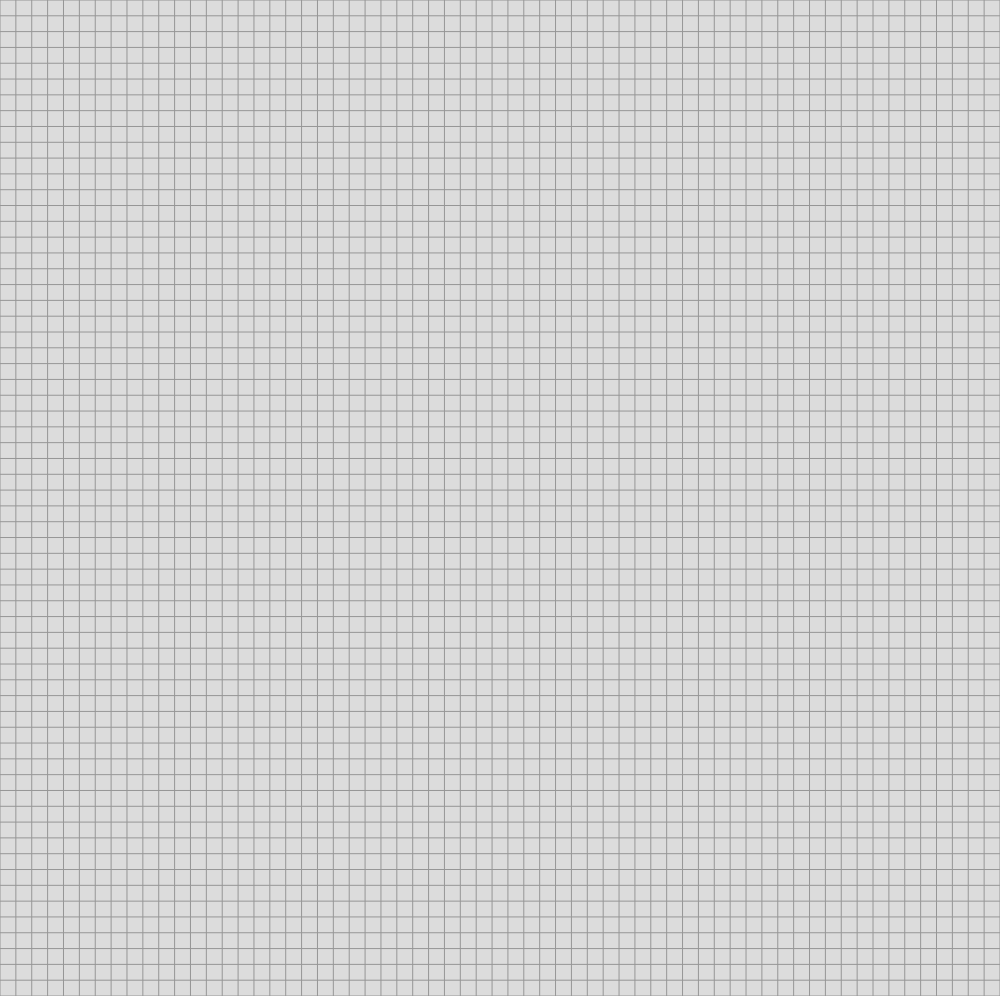
Frame 1 (no input)
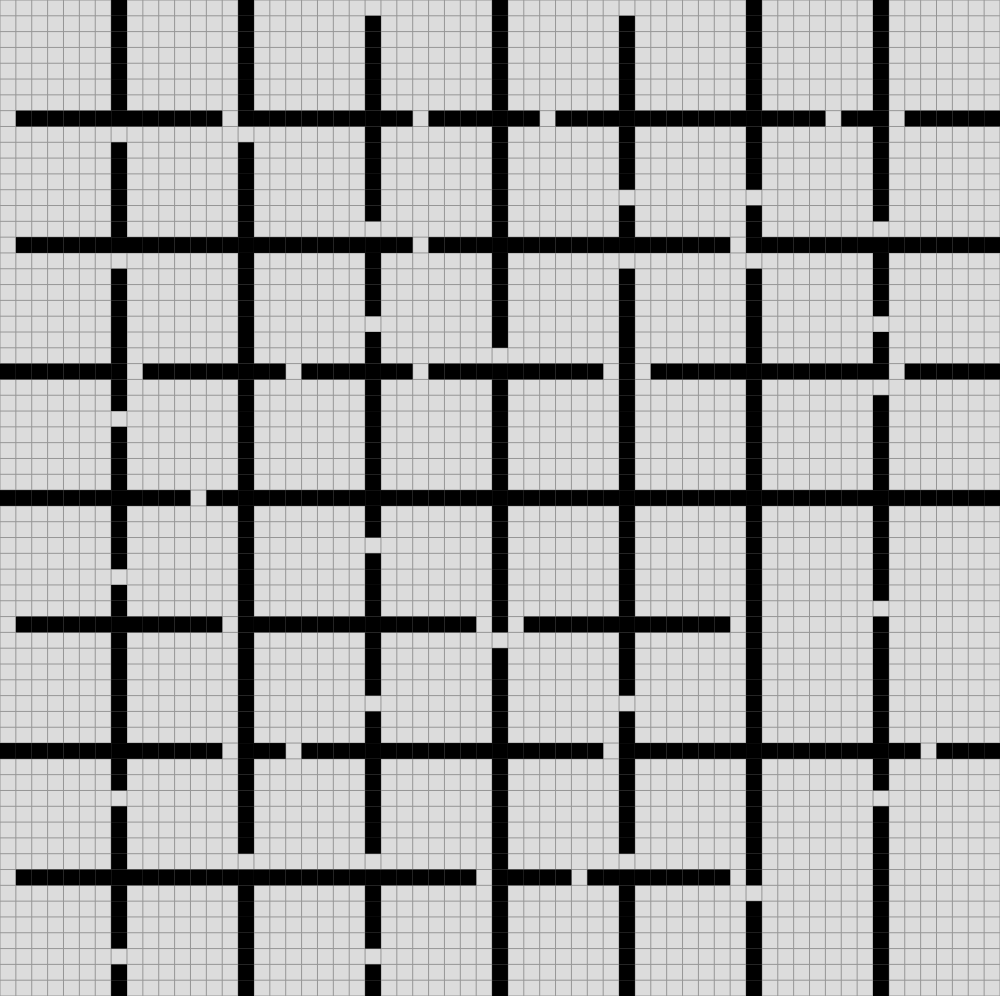
Frame 60 (no input)
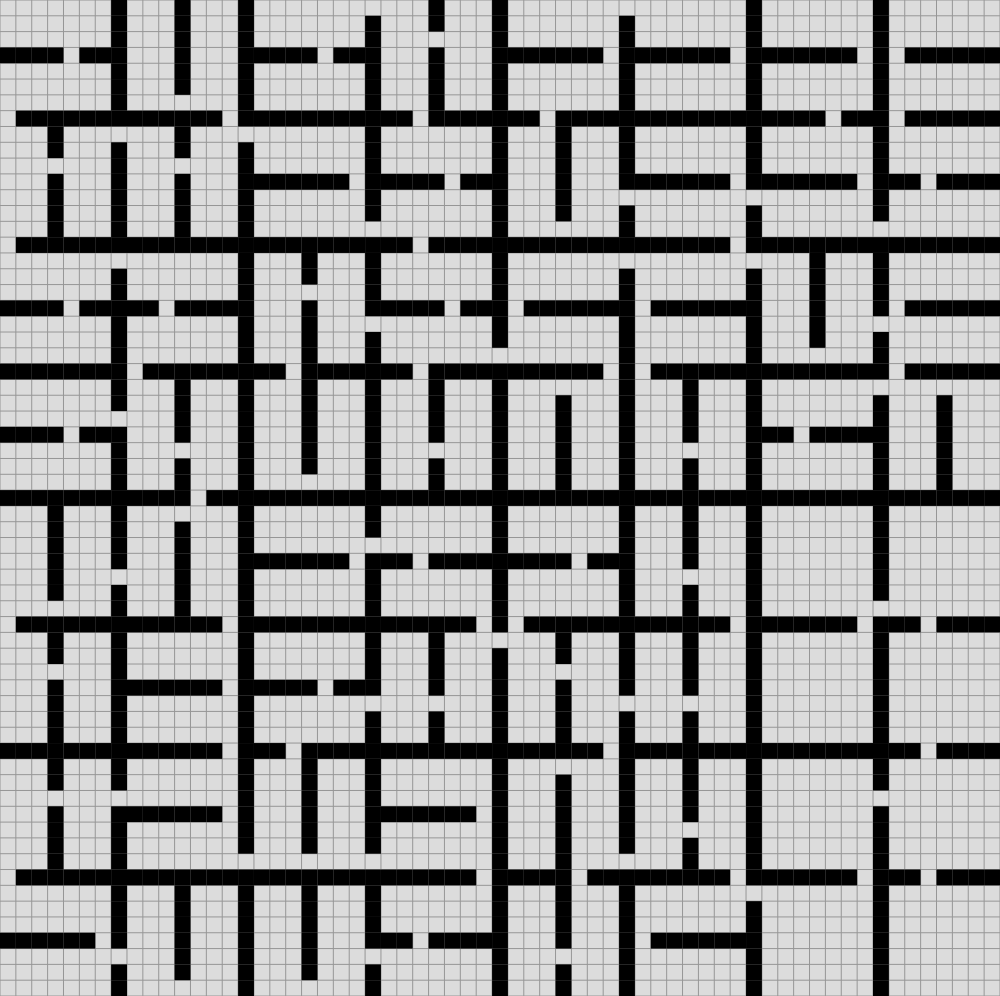
Frame 120 (the mouse pressed at the canvas centre since frame 60)

The p5.js sketch that drew these frames (run headless with seeded random() and noise() and a simulated clock; from frame 60 on, the mouse is pressed at the canvas centre):

// p5.js sketch
// ── sketch.js
let b;
let i = 0;
const gridPower = 6;
function setup() {
  createCanvas(min(windowWidth, windowHeight), min(windowWidth, windowHeight) - 4);
  // background(220);
  noStroke();
  fill(255);
  b = new GameBoard(gridPower);
}
function windowResized() {
  resizeCanvas(min(windowWidth, windowHeight), min(windowWidth, windowHeight) - 4);
  // background(220);
  draw();
}
function draw() {
  background(220);
  b.Draw();
  b.Subdivide();
}
// function mouseClicked() {
//   b.Update();
// }
function clamp(num, min, max) {
  return num <= min ? min : num >= max ? max : num;
}
function average(arr) {
  return arr.reduce((a, b) => a + b, 0) / arr.length
}
// ── gameBoard.js
class SubBoard {
    constructor(x, y, w, h, across = true, z = 0) {
        this.x = x;
        this.y = y;
        this.w = w;
        this.h = h;
        this.z = z;
        this.across = across;
    }
}
class GameBoard {
    constructor(mag) {
        this.size = pow(2, mag) - 1;
        // this.size = mag;
        this.arr = Array.from(Array(this.size), () => new Array(this.size).fill(true));
        this.queue = [];
        const largestSquareTile = pow(2, floor(Math.log2(this.size + 1)));
        print(largestSquareTile);
        for (let x = 0; x < largestSquareTile-1; x++) {
            for (let y = 0; y < largestSquareTile-1; y++) {
                this.arr[x][y]=false;
            }
        }
        this.queue.push(new SubBoard(0, 0, largestSquareTile, largestSquareTile, random() > .5, 0));
    }
    FillMaze() {
        while (this.Subdivide()) { }
    }
    Subdivide() {
        if (this.queue.length > 0) {
            const q = this.queue.shift();
            const x = q.x;
            const y = q.y;
            const w = q.w;
            const h = q.h;
            const across = q.across;
            const z = q.z;
            this.Bisect(x, y, w, h, across);
            if (w * h <= 16) {
                // pass //
                // you can't divide a 4 by 2 tile smaller and produce a divider //
                // you've already divided the 4 by 4 to two 4 x 2
                // 
            }
            else if (w > h) {
                this.queue.push(new SubBoard(x, y, w / 2, h, random() > .5, z + 1));
                this.queue.push(new SubBoard(x + w / 2, y, w / 2, h, random() > .5, z + 1));
            }
            else if (w < h) {
                this.queue.push(new SubBoard(x, y, w, h / 2, random() > .5, z + 1));
                this.queue.push(new SubBoard(x, y + h / 2, w, h / 2, random() > .5, z + 1));
            }
            else if (w == h) {
                if (!across) {
                    this.queue.push(new SubBoard(x, y, w / 2, h, true, z + 1));
                    this.queue.push(new SubBoard(x + w / 2, y, w / 2, h, true, z + 1));
                }
                else {
                    this.queue.push(new SubBoard(x, y, w, h / 2, false));
                    this.queue.push(new SubBoard(x, y + h / 2, w, h / 2, false, z + 1));
                }
            }
            return true;
        }
        else {
            return false;
        }
    }
    Bisect(x, y, w, h, across = w < h) {
        const rand = random();
        if (across) {
            const leaveAlone = floor(map(rand, 0, 1, x, x + w) / 2) * 2;
            for (let xIndex = x; xIndex < x + w - 1; xIndex++) {
                const yIndex = y + h / 2 - 1;
                const current = this.arr[xIndex][yIndex];
                const isDoorway = xIndex == leaveAlone;
                this.arr[xIndex][yIndex] = !(current || isDoorway);
            }
        }
        else {
            const leaveAlone = floor(map(rand, 0, 1, y, y + h) / 2) * 2;
            for (let yIndex = y; yIndex < y + h - 1; yIndex++) {
                const xIndex = x + w / 2 - 1;
                const current = this.arr[xIndex][yIndex];
                const isDoorway = yIndex == leaveAlone;
                this.arr[xIndex][yIndex] = !(current || isDoorway);
            }
        }
    }
    Draw(grid = true) {
        push();
        const xDelta = width / this.arr.length;
        const yDelta = height / this.arr.length;
        if (grid) {
            stroke(150);
            for (let x = 0; x <= this.arr.length; x++) {
                line(x * xDelta, 0, x * xDelta, height);
            }
            for (let y = 0; y <= this.arr.length; y++) {
                line(0, y * yDelta, width, y * yDelta);
            }
        }
        noStroke();
        fill(0);
        for (let x = 0; x < this.arr.length; x++) {
            for (let y = 0; y < this.arr.length; y++) {
                if (this.arr[x][y] == true) {
                    rect(x * xDelta, y * yDelta, xDelta, yDelta);
                }
            }
        }
        pop();
    }
}
